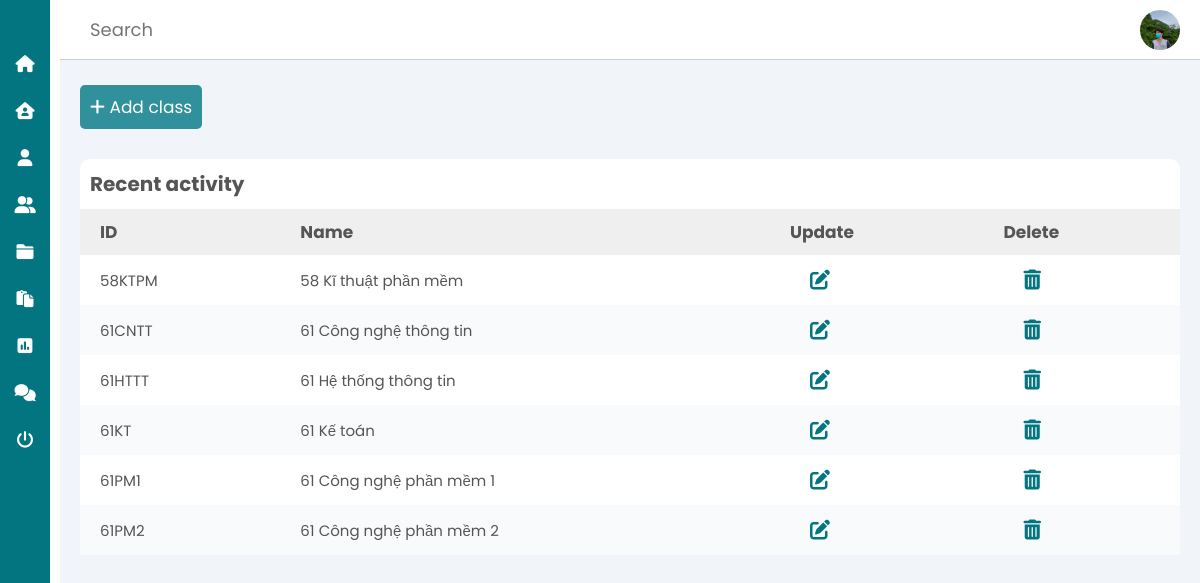
The page /teacher/class.php on the database as committed earlier.
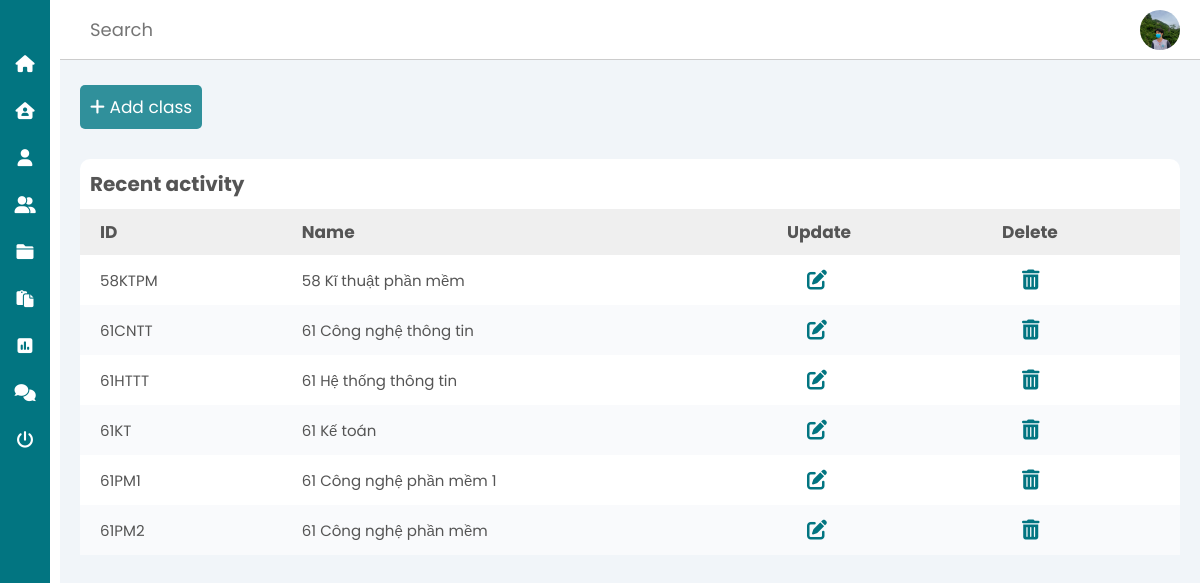
The same page on the database as committed later.
### tables this page shows
CREATE TABLE `tb_class` (
  `id_class` char(10) NOT NULL,
  `name_class` char(100) DEFAULT NULL
);

### teacher/class.php (the view, shortened to what this page needs)
<?php
    include('connect_database/connect.php');
    include('header.php');
?>
    <main>
        <a href="add_class.php" class="btn btn-add"><i class="fas fa-plus"></i> Add class</a>
        <section class="recent">
            <div class="activity-grid">
                <div class="activity-card">
                    <h3>Recent activity</h3>
                    <div class="table-responsive">
                        <table>
                            <thead>
                                <tr>
                                    <th>ID</th>
                                    <th>Name</th>
                                    <th>Update</th>
                                    <th>Delete</th>
                                </tr>
                            </thead>
                            <tbody>
                                <?php
                                    $sql = "SELECT * FROM tb_class";
                                    $res = mysqli_query($conn, $sql);
                                    if($res == TRUE)
                                    {
                                        $count = mysqli_num_rows($res);
                                        if($count>0)
                                        {
                                            while($row = mysqli_fetch_assoc($res))
                                            {
                                                $id_class = $row['id_class'];
                                                $name_class = $row['name_class'];
                                ?>
                                                <tr>
                                                    <td><?php echo $id_class; ?></td>
                                                    <td><?php echo $name_class; ?></td>
                                                    <td>
                                                        <a href="update_class.php?id_class=<?php echo $id_class; ?>" class="update-icon">
                                                            <i class="fas fa-edit"></i>
                                                        </a>
                                                    </td>
                                                    <td>
                                                            <a href="delete_class.php?id_class=<?php echo $id_class; ?>" class="delete-icon">
                                                            <i class="fas fa-trash-alt"></i>
                                                        </a>
                                                    </td>
                                                </tr>
                                <?php
                                            }
                                        }
                                        else
                                        {
                                        }
                                    }
                                ?>
                            </tbody>
                        </table>
                    </div>
                </div>
            </div>
        </section>
    </div>
<?php
include('footer.php');
?>

Rows that differ between the two databases and show on the page:
changed tb_class "61PM2": name_class "61 Công nghệ phần mềm 2" → "61 Công nghệ phần mềm"
